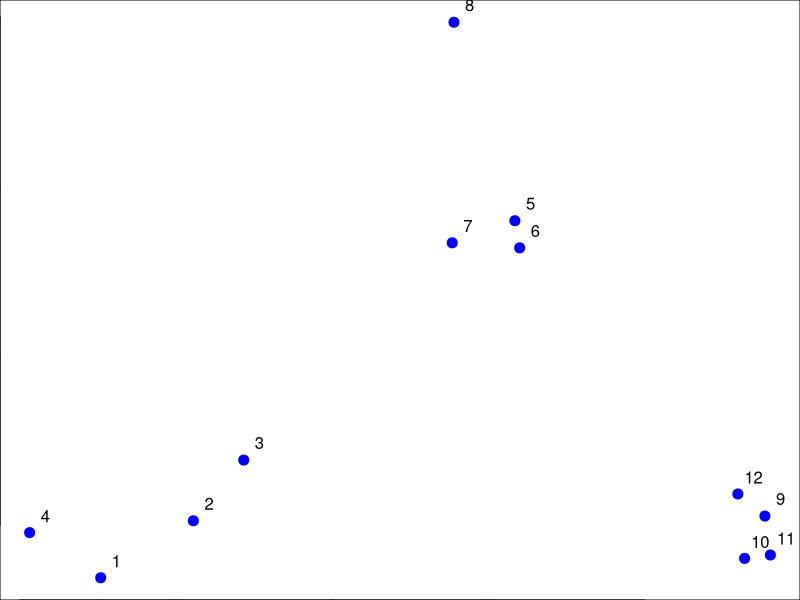
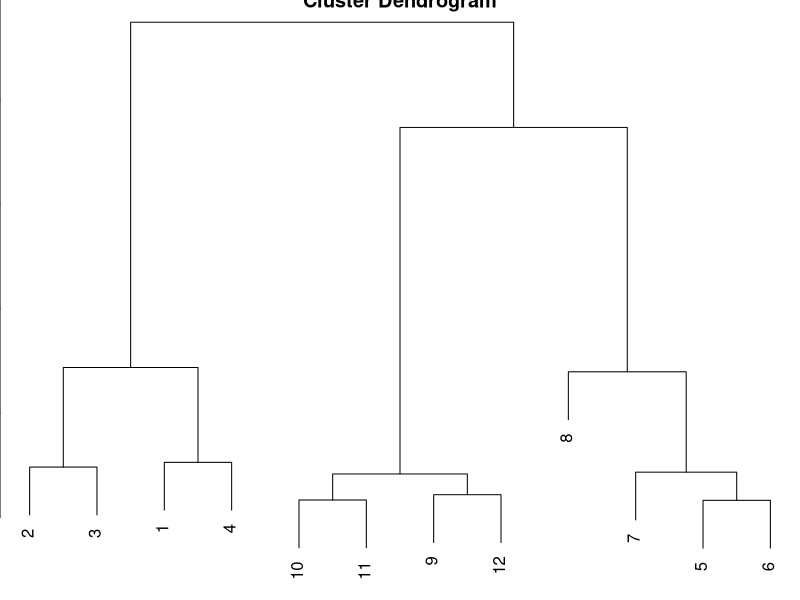
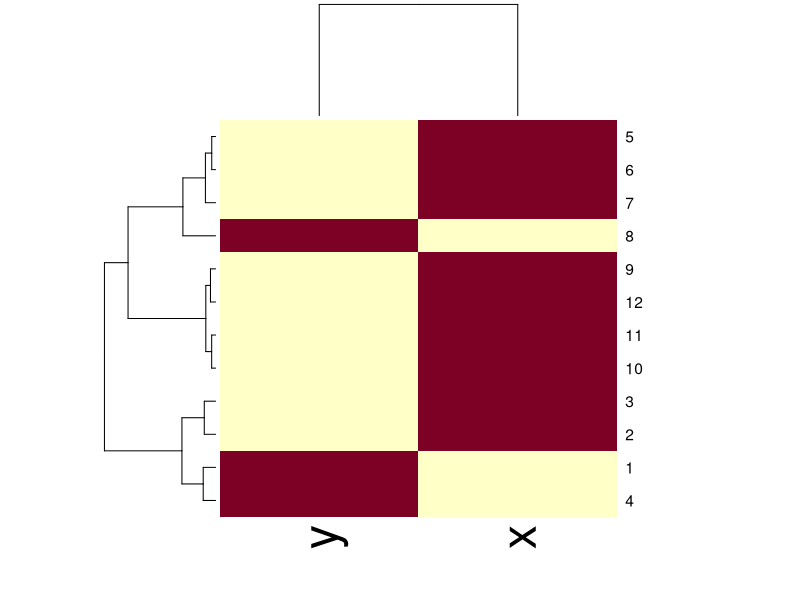

Write R code to recreate these figures, in order.
set.seed(1234)
par(mar=c(0,0,0,0))
x <-rnorm(n=12,mean=rep(1:3,each=4),sd=0.2)
y <-rnorm(n=12,mean=rep(c(1,2,1),each=4),sd=0.2)
plot(x,y,col="blue",pch=20,cex=2)
text(x+0.05,y+0.05,labels = as.character(1:12))
dataframe <- data.frame(x,y)
distxy <- dist(dataframe)
clustering <- hclust(distxy)
plot(clustering)


datamatrix <- as.matrix(dataframe)
heatmap(datamatrix)
